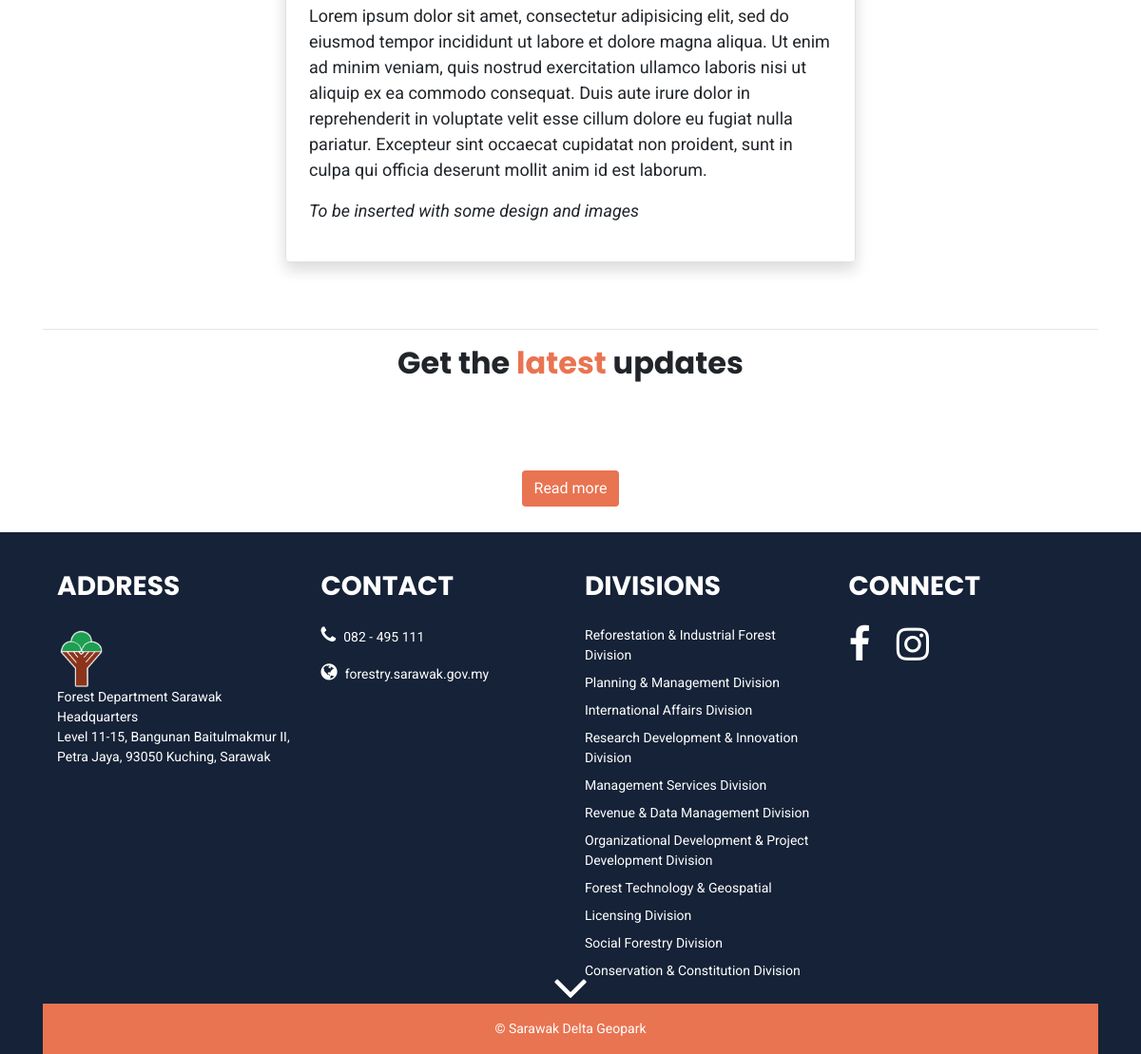
The app's page / (lower part), older data.
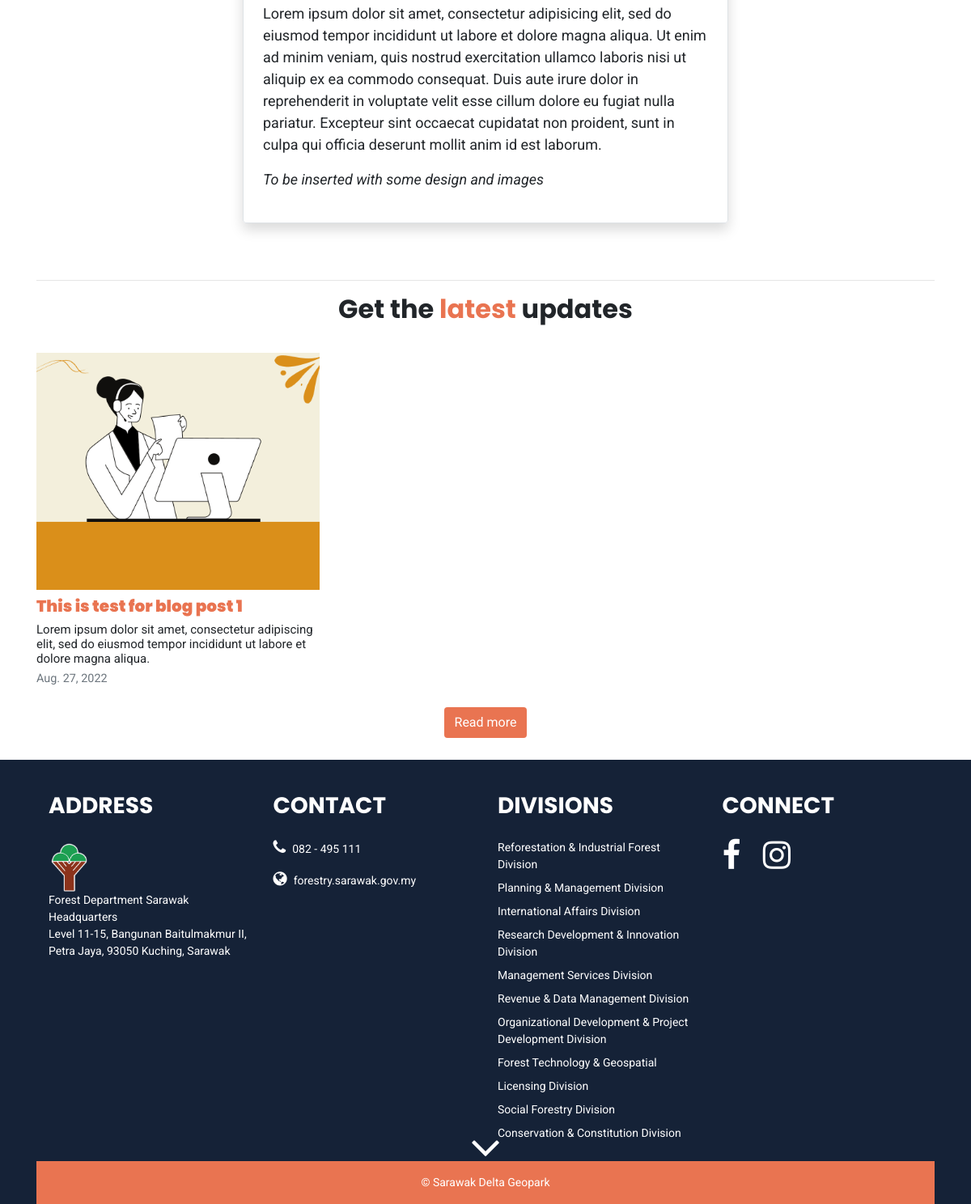
The same page, newer data.
### blog/models.py (models this page shows, shortened)
class Post(models.Model):
	date_written = models.DateTimeField(auto_now_add=True)
	author = models.ForeignKey(User, on_delete=models.CASCADE, null=True)
	title = models.CharField('Post title', max_length=250)
	slug = models.SlugField(max_length=250, unique=True, null=True, blank=True)
	thumbnail_img = models.ImageField('Thumbnail image 600x600 px', null=True, blank=True, upload_to='thumbnail/')
	post_snippet = models.TextField('Post snippet', max_length=250, null=True)
	content = RichTextUploadingField(blank=True)
	class Meta:
		ordering = ['-date_written']
	def get_absolute_url(self):
		return reverse('post_detail', kwargs={'slug':self.slug})
	def get_post_thumbnail(self):
		if self.thumbnail_img and hasattr(self.thumbnail_img, 'url'):
			return self.thumbnail_img.url
		return ImageFieldFile(instance=None, field=FileField(), name='/media/thumbnail/fondfigure_img_default.png')

### sdgpweb/views.py (the view)
# urls.py: path('', HomeView.as_view(), name='home'),
class HomeView(TemplateView):
	template_name = 'home.html'
	def get_context_data(self, **kwargs):
		context = super().get_context_data(**kwargs)
		context['latest_post'] = Post.objects.all()[:]
		return context

### sdgpweb/templates/home.html (shortened to what this page needs)
{% extends 'base.html' %}
{% load static %}
{% block content %}
<div class="hero-image">
	<div class="carousel-caption">
		<i class="fa fa-angle-down bounce"></i>
	</div>
</div>
<br>
<br>
<br>
<br>
<div class="custom-div border rounded shadow p-4">
	<p>Lorem ipsum dolor sit amet, consectetur adipisicing elit, sed do eiusmod
	tempor incididunt ut labore et dolore magna aliqua. Ut enim ad minim veniam,
	quis nostrud exercitation ullamco laboris nisi ut aliquip ex ea commodo
	consequat. Duis aute irure dolor in reprehenderit in voluptate velit esse
	cillum dolore eu fugiat nulla pariatur. Excepteur sint occaecat cupidatat non
	proident, sunt in culpa qui officia deserunt mollit anim id est laborum.</p>
	<p><i>To be inserted with some design and images</i></p>
</div>
<br>
<br>
<div class="container">
	<hr>
</div>
<div class="container">
	<h2 class="text-center">Get the <span style="color:#E97451;">latest</span> updates</h2>
	<br>
	<div class="row">
		<div class="col-sm-4 mb-4">
			<a class="title-label" href="{{ latest_post.0.get_absolute_url }}">
					<img class="w-100 mb-2" src="{{ latest_post.0.get_post_thumbnail }}">
					<h5><strong>{{ latest_post.0.title }}</strong></h5>
				</a>
			<p class="text-label">{{ latest_post.0.post_snippet }}</p>
			<small class="text-muted">{{ latest_post.0.date_written.date }}</small>
		</div>
		<div class="col-sm-4 mb-4">
		</div>
		<div class="col-sm-4 mb-4">
		</div>
	</div>
	<div class="text-center">
		<a href="{% url 'post_index' %}">
			<button class="btn btn-custom">Read more</button>
		</a>
	</div>
</div>
{% endblock %}

### sdgpweb/templates/base.html (shortened to what this page needs)
{% load static %}
<!DOCTYPE html>
<html lang="en">
<head>
	<link rel="stylesheet" href="https://stackpath.bootstrapcdn.com/bootstrap/4.4.1/css/bootstrap.min.css">
	<link rel="stylesheet" href="https://cdnjs.cloudflare.com/ajax/libs/font-awesome/4.7.0/css/font-awesome.min.css">
	<link rel="stylesheet" type="text/css" href="{% static 'css/main.css' %}">
</head>
<body>
	<div class="min-vh-100">
		{% block content %}{% endblock %}
		<br>
	</div>
	<footer class="page-footer font-small">
		<div class="container pt-4">
		  	<div class="container text-center text-md-left">
			    <div class="row">
				     <div class="col-md-3 mx-auto">
				        <h3 class="text-uppercase mt-3 mb-4">ADDRESS</h3>
				        <ul class="list-unstyled">
				        <img src="{% static 'img/fds_logo_img.png' %}" width="50">
					        <br>
					        <p>Forest Department Sarawak Headquarters<br>Level 11-15, Bangunan Baitulmakmur II, Petra Jaya, 93050 Kuching, Sarawak</p>
				        </ul>
				     </div>
				    <div class="col-md-3 mx-auto">
				        <h3 class="text-uppercase mt-3 mb-4">Contact</h3>
				        <ul class="list-unstyled">
							<p><i class="fa fa-phone pr-2"></i>082 - 495 111</p>
							<i class="fa fa-globe pr-2"></i><a class="list-unstyled" href="https://forestry.sarawak.gov.my/" target="_blank">forestry.sarawak.gov.my</a>
				        </ul>
				    </div>
				    <div class="col-md-3 mx-auto">
				        <h3 class="text-uppercase mt-3 mb-4">Divisions</h3>
				        <ul class="list-unstyled">
				        	<li class="pb-2">
				            	<a href="https://forestry.sarawak.gov.my/modules/web/pages.php?mod=staffcontact&sub=agency&site=15&staff_name=&loc=3520#" target="_blank">Reforestation & Industrial Forest Division</a>
				          	</li>
				          	<li class="pb-2">
				            	<a href="https://forestry.sarawak.gov.my/modules/web/pages.php?mod=staffcontact&sub=agency&site=15&staff_name=&loc=3521" target="_blank">Planning & Management Division</a>
				          	</li>
				          	<li class="pb-2">
				            	<a href="https://forestry.sarawak.gov.my/modules/web/pages.php?mod=staffcontact&sub=agency&site=15&staff_name=&loc=3523" target="_blank">International Affairs Division</a>
				          	</li>
				          	<li class="pb-2">
				            	<a href="https://forestry.sarawak.gov.my/modules/web/pages.php?mod=staffcontact&sub=agency&site=15&staff_name=&loc=3524" target="_blank">Research Development & Innovation Division</a>
				          	</li>
				          	<li class="pb-2">
				            	<a href="https://forestry.sarawak.gov.my/modules/web/pages.php?mod=staffcontact&sub=agency&site=15&staff_name=&loc=3524" target="_blank">Management Services Division</a>
				          	</li>
				          	<li class="pb-2">
				            	<a href="https://forestry.sarawak.gov.my/modules/web/pages.php?mod=staffcontact&sub=agency&site=15&staff_name=&loc=3529" target="_blank">Revenue & Data Management Division</a>
				          	</li>
				          	<li class="pb-2">
				            	<a href="https://forestry.sarawak.gov.my/modules/web/pages.php?mod=staffcontact&sub=agency&site=15&staff_name=&loc=3525" target="_blank">Organizational Development & Project Development Division</a>
				          	</li>
				          	<li class="pb-2">
				            	<a href="https://forestry.sarawak.gov.my/modules/web/pages.php?mod=staffcontact&sub=agency&site=15&staff_name=&loc=3539" target="_blank">Forest Technology & Geospatial</a>
				          	</li>
				          	<li class="pb-2">
				            	<a href="https://forestry.sarawak.gov.my/modules/web/pages.php?mod=staffcontact&sub=agency&site=15&staff_name=&loc=3534" target="_blank">Licensing Division</a>
				          	</li>
				          	<li class="pb-2">
				            	<a href="https://forestry.sarawak.gov.my/modules/web/pages.php?mod=staffcontact&sub=agency&site=15&staff_name=&loc=3535" target="_blank">Social Forestry Division</a>
				          	</li>
				          	<li class="pb-2">
				            	<a href="https://forestry.sarawak.gov.my/modules/web/pages.php?mod=staffcontact&sub=agency&site=15&staff_name=&loc=3538" target="_blank">Conservation & Constitution Division</a>
				          	</li>
				        </ul>
				    </div>
				    <div class="col-md-3 mx-auto">
					    <h3 class="text-uppercase mt-3 mb-4">CONNECT</h3>
					    <ul class=" list-unstyled">
					        <a class="fa fa-facebook pr-4" href="https://ms-my.facebook.com/sarawakdeltageopark/" target="_blank"></a>
							<a class="fa fa-instagram" href="#"></a>
					    </ul>
				    </div>
			    </div>
		  	</div>
		  	<div class="footer-copyright text-center py-3">© Sarawak Delta Geopark</div>
		</div>
	</footer>
</body>
</html>

### sdgpweb/static/css/main.css (style rules this page uses)
@media screen and (min-width: 600px) { .custom-div { margin: auto; width: 50%; } }
body { font-family: 'Roboto', sans-serif; font-size: 18px; }
h1, h2, h3, h4, h5, h6 { font-family: 'Poppins', sans-serif; font-weight: bold; }
a { color:#E97451; }
footer a { color: #fff; }
.hero-image { display: flex; flex-direction: column; background-image: url('/static/img/home_div1.png'); align-self: center; height: 100%; min-height: 40em; background-repeat: no-repeat; background-size: cover; background-attachment: fixed; align-items: center; justify-content: center; }
.btn-custom { background-color: #E97451; color: #fff; }
.page-footer { background-color: #152237; color: #fff; font-size: 14px; }
.fa-phone { font-size: 20px; }
.fa-globe { font-size: 20px; }
.fa-facebook { font-size: 40px; }
.fa-instagram { font-size: 40px; }
.footer-copyright { background-color: #E97451; }
.text-label { margin: 0; line-height: 1.2; font-size: 15px; }
.fa-angle-down { font-size: 60px; }
.bounce { -moz-animation: bounce 2s infinite; -webkit-animation: bounce 2s infinite; animation: bounce 2s infinite; }

Row changes from the older to the newer data that the page shows:
added Post: thumbnail_img (picture), title "This is test for blog post 1", post_snippet "Lorem ipsum dolor sit amet, consectetur adipiscing elit, sed do eiusmod tempor incididunt ut labore et dolore magna aliqua.", date_written "Aug. 27, 2022"
